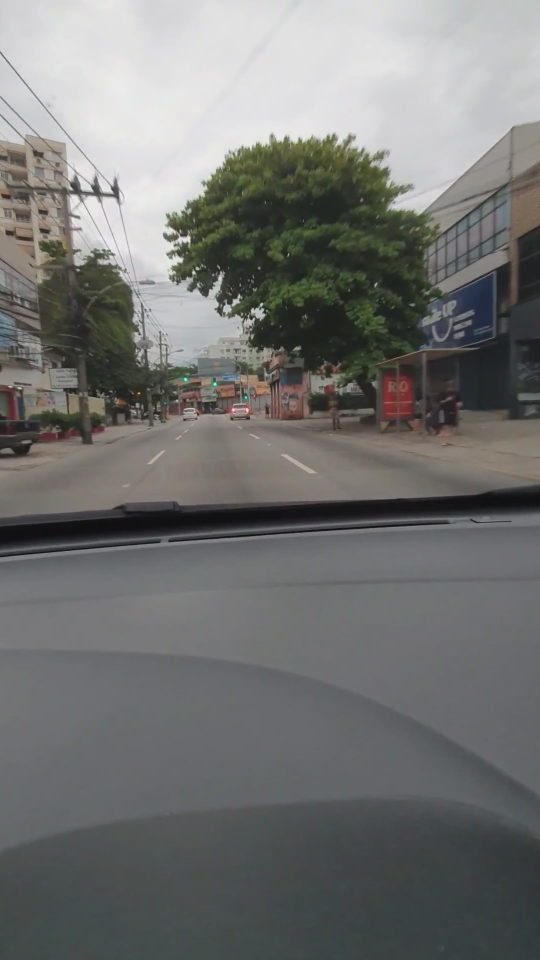
#> input picture test_images/geremarioMoment.jpg, 1080 x 1920 px, given in place of solidWhiteRight.jpg, which was not available (shown at 1/2 size)
$ jupyter execute --allow-errors P1.ipynb   (shell and % lines are left out)   (text cells are left out)
#> lines starting #> are read from the running program, lines starting #| are printed output that depends on the picture; after the words box and inside, x2 and y2 are one past the last pixel; in counts of white or black regions, pixels touching at a corner belong together; pictures that were not available may be replaced by others from this repository, and a replacement may not be noted
[cell 1]
#importing some useful packages
import matplotlib.pyplot as plt
import matplotlib.image as mpimg
import numpy as np
import cv2

[cell 2]
#reading in an image
image = mpimg.imread('test_images/solidWhiteRight.jpg')
#> image is the input picture: shape (1920, 1080, 3); mean R, G, B 114.9, 115.6, 114

#printing out some stats and plotting
print('This image is:', type(image), 'with dimensions:', image.shape)
#| This image is: <class 'numpy.ndarray'> with dimensions: (1920, 1080, 3)
plt.imshow(image)  # if you wanted to show a single color channel image called 'gray', for example, call as plt.imshow(gray, cmap='gray')

[cell 3]
import math

def grayscale(img):
    """Applies the Grayscale transform
    This will return an image with only one color channel
    but NOTE: to see the returned image as grayscale
    (assuming your grayscaled image is called 'gray')
    you should call plt.imshow(gray, cmap='gray')"""
    return cv2.cvtColor(img, cv2.COLOR_RGB2GRAY)
    # Or use BGR2GRAY if you read an image with cv2.imread()
    # return cv2.cvtColor(img, cv2.COLOR_BGR2GRAY)

def canny(img, low_threshold, high_threshold):
    """Applies the Canny transform"""
    return cv2.Canny(img, low_threshold, high_threshold)

def gaussian_blur(img, kernel_size):
    """Applies a Gaussian Noise kernel"""
    return cv2.GaussianBlur(img, (kernel_size, kernel_size), 0)

def region_of_interest(img, vertices):
    """
    Applies an image mask.

    Only keeps the region of the image defined by the polygon
    formed from `vertices`. The rest of the image is set to black.
    `vertices` should be a numpy array of integer points.
    """
    #defining a blank mask to start with
    mask = np.zeros_like(img)

    #defining a 3 channel or 1 channel color to fill the mask with depending on the input image
    if len(img.shape) > 2:
        channel_count = img.shape[2]  # i.e. 3 or 4 depending on your image
        ignore_mask_color = (255,) * channel_count
    else:
        ignore_mask_color = 255

    #filling pixels inside the polygon defined by "vertices" with the fill color
    cv2.fillPoly(mask, vertices, ignore_mask_color)

    #returning the image only where mask pixels are nonzero
    masked_image = cv2.bitwise_and(img, mask)
    return masked_image


def draw_lines(img, lines, color=[255, 0, 0], thickness=8):
    """
    NOTE: this is the function you might want to use as a starting point once you want to
    average/extrapolate the line segments you detect to map out the full
    extent of the lane (going from the result shown in raw-lines-example.mp4
    to that shown in P1_example.mp4).

    Think about things like separating line segments by their
    slope ((y2-y1)/(x2-x1)) to decide which segments are part of the left
    line vs. the right line.  Then, you can average the position of each of
    the lines and extrapolate to the top and bottom of the lane.

    This function draws `lines` with `color` and `thickness`.
    Lines are drawn on the image inplace (mutates the image).
    If you want to make the lines semi-transparent, think about combining
    this function with the weighted_img() function below
    """
    for line in lines:
        for x1,y1,x2,y2 in line:
            print(x1,y1,x2,y2)# my modification
            cv2.line(img, (x1, y1), (x2, y2), color, thickness)

# [26 lines left out: functions hough_lines, weighted_img, not called in this run]

[cell 4]
def average_lines(lines, img):
    '''
    img should be a regioned canny output
    '''
    if lines is None: return lines

    positive_slopes = []
    positive_xs = []
    positive_ys = []
    negative_slopes = []
    negative_xs = []
    negative_ys = []

    min_slope = .3
    max_slope = 1000

    for line in lines:
        for x1, y1, x2, y2 in line:
            slope = (y2-y1)/(x2-x1)

            if abs(slope) < min_slope or abs(slope) > max_slope: continue  # Filter our slopes

            # We only need one point sample and the slope to determine the line equation
            positive_slopes.append(slope) if slope > 0 else negative_slopes.append(slope)
            positive_xs.append(x1) if slope > 0 else negative_xs.append(x1)
            positive_ys.append(y1) if slope > 0 else negative_ys.append(y1)

    # We need to calculate our region_top_y from the canny image so we know where to extend our lines to
    ysize, xsize = img.shape[0], img.shape[1]
    XX, YY = np.meshgrid(np.arange(0, xsize), np.arange(0, ysize))
    white = img == 255
    YY[~white] = ysize*2  # Large number because we will take the min

    region_top_y = np.amin(YY)

    new_lines = []
    if len(positive_slopes) > 0:
        m = np.mean(positive_slopes)
        avg_x = np.mean(positive_xs)
        avg_y = np.mean(positive_ys)

        b = avg_y - m*avg_x

        # We have m and b, so with a y we can get x = (y-b)/m
        x1 = int((region_top_y - b)/m)
        x2 = int((ysize - b)/m)

        new_lines.append([(x1, region_top_y, x2, ysize)])

    if len(negative_slopes) > 0:
        m = np.mean(negative_slopes)
        avg_x = np.mean(negative_xs)
        avg_y = np.mean(negative_ys)

        b = avg_y - m*avg_x

        # We have m and b, so with a y we can get x = (y-b)/m
        x1 = int((region_top_y - b)/m)
        x2 = int((ysize - b)/m)

        new_lines.append([(x1, region_top_y, x2, ysize)])

    return np.array(new_lines)

def avg_hough_lines(img, rho, theta, threshold, min_line_len, max_line_gap):
    """
    `img` should be the output of a Canny transform.

    Returns an image with hough lines drawn.
    """
    lines = cv2.HoughLinesP(img, rho, theta, threshold, np.array([]), minLineLength=min_line_len, maxLineGap=max_line_gap)
    line_img = np.zeros((img.shape[0], img.shape[1], 3), dtype=np.uint8)
    avg_lines = average_lines(lines, img)
    #draw_lines(line_img, lines)
    draw_lines(line_img, avg_lines)
    return line_img

[cell 5]
import os
os.listdir("test_images/")

[cell 6]
# TODO: Build your pipeline that will draw lane lines on the test_images
# then save them to the test_images_output directory.

[cell 7]
# To apply Canny Edged it is necessary to use the image on grayscale:
imageGray = grayscale(image)
#> in grayscale, `return cv2.cvtColor(img, cv2.COLOR_RGB2GRAY)`:
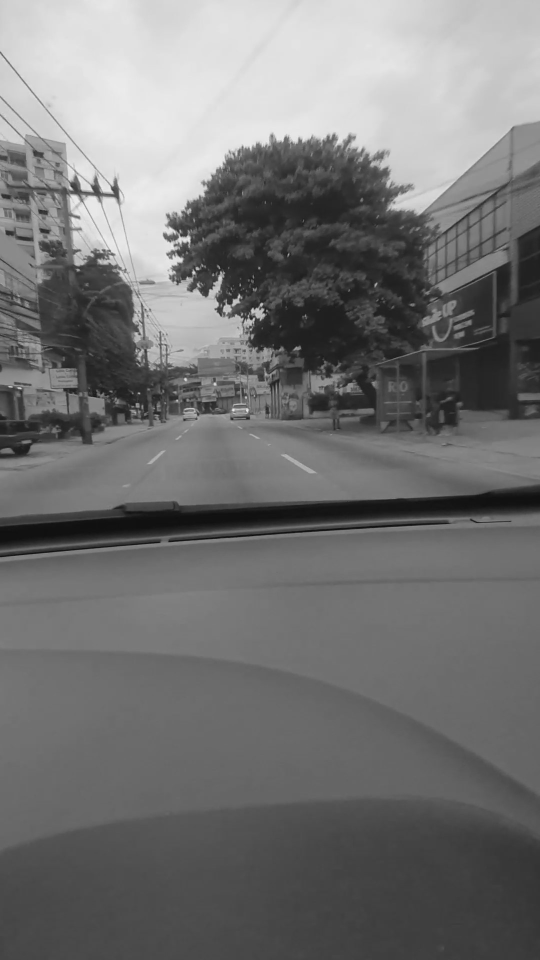
#> returned value: shape (1920, 1080) (shown at 1/2 size); min 8, max 244, mean 115.2

[cell 8]
plt.imshow(imageGray, cmap='gray')

[cell 9]
# Using Gaussian blur to "smooth" the image:
kernel_size = 5
blur_gray = gaussian_blur(imageGray, kernel_size)

[cell 10]
plt.imshow(blur_gray, cmap='gray')

[cell 11]
# Defining the Canny function thresholds:
low_threshold = 50
high_threshold = 150
edges = canny(blur_gray, low_threshold, high_threshold)
#> in canny, `return cv2.Canny(img, low_threshold, high_threshold)`:
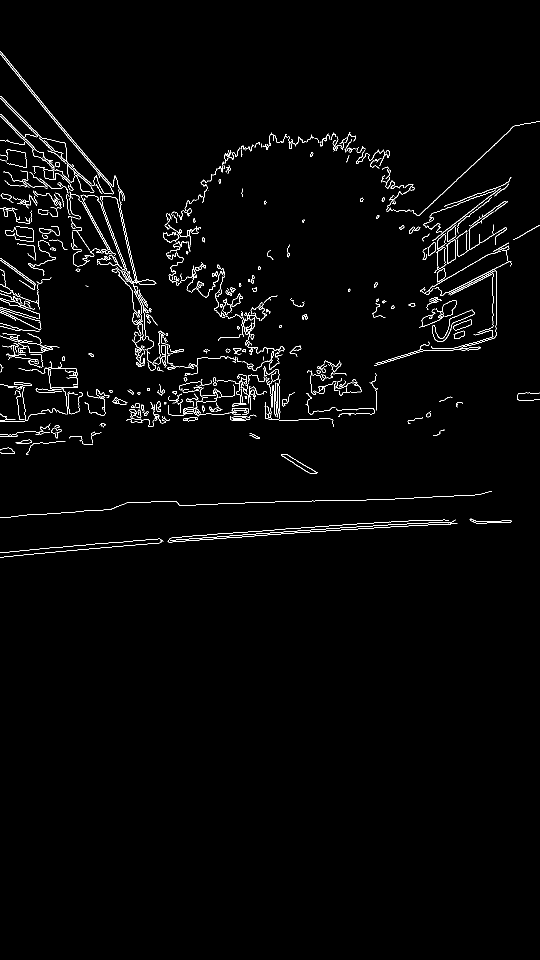
#> returned value: shape (1920, 1080) (shown at 1/2 size); 1.7% white in thin lines or dots, all inside (x1, y1, x2, y2) = (0, 103, 1080, 1115)

[cell 12]
# Display the image:
plt.imshow(edges, cmap='Greys_r')

[cell 13]
#Defining the area (mask) that is used to apply the functions:
imshape = image.shape
#> imshape = (1920, 1080, 3)
vertices = np.array([[(.03*imshape[1],imshape[0]),
                       (0.48*imshape[1], 0.60*imshape[0]),
                       (0.52*imshape[1], 0.60*imshape[0]),
                       (.95*imshape[1],imshape[0])]], dtype=np.int32)

# vertices = np.array([[(0+30,imshape[0]),
#                       (imshape[1]/2-20,imshape[0]/2+20),
#                       (imshape[1]/2+20, imshape[0]/2+20),
#                       (imshape[1]-30,imshape[0])]], dtype=np.int32)

#vertices = np.array([[(0,imshape[0]),(450, 290), (490, 290), (imshape[1],imshape[0])]], dtype=np.int32)

[cell 14]
# Applying the mask to the image:
maskedEdges = region_of_interest(edges, vertices)
#> in region_of_interest, `cv2.fillPoly(mask, vertices, ignore_mask_color)`:
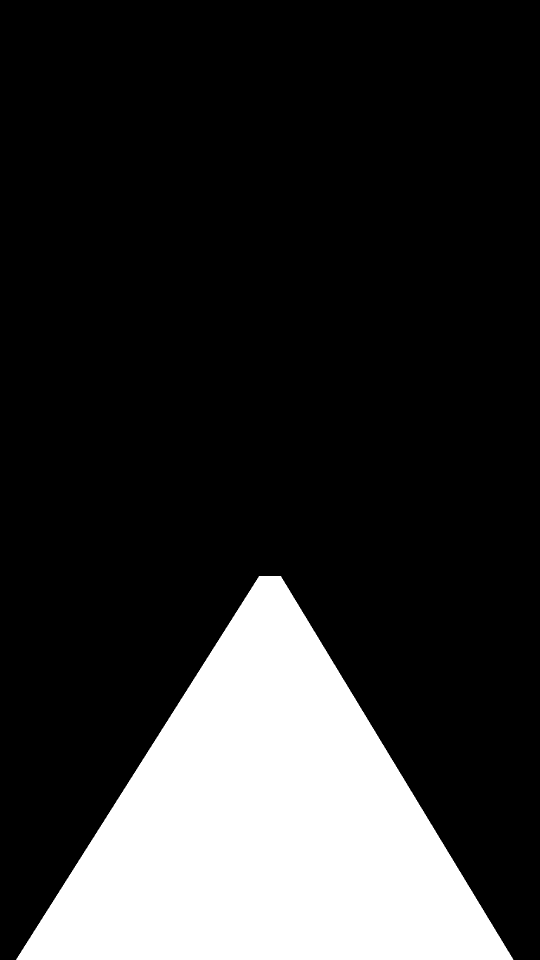
#> mask: shape (1920, 1080) (shown at 1/2 size); 19.2% white; 1 white region, box (x1, y1, x2, y2) and area: (32, 1152, 1027, 1920) 398976
#> in region_of_interest, `masked_image = cv2.bitwise_and(img, mask)`: masked_image: shape (1920, 1080); every value is 0

[cell 15]
plt.imshow(maskedEdges, cmap='Greys_r')

[cell 16]
# Define the Hough transform parameters
# Make a blank the same size as our image to draw on
rho = 2 # distance resolution in pixels of the Hough grid
theta = np.pi/180 # angular resolution in radians of the Hough grid
threshold = 10     # minimum number of votes (intersections in Hough grid cell)
min_line_len = 30  #minimum number of pixels making up a line
max_line_gap = 20    # maximum gap in pixels between connectable line segments
line_image = np.copy(image)*0 # creating a blank to draw lines on
#> line_image: shape (1920, 1080, 3); every value is 0

#> (a cell that did not finish here is left out)

#> in avg_hough_lines, `lines = cv2.HoughLinesP(img, rho, theta, threshold, np.array([]), minL..`: lines = None
